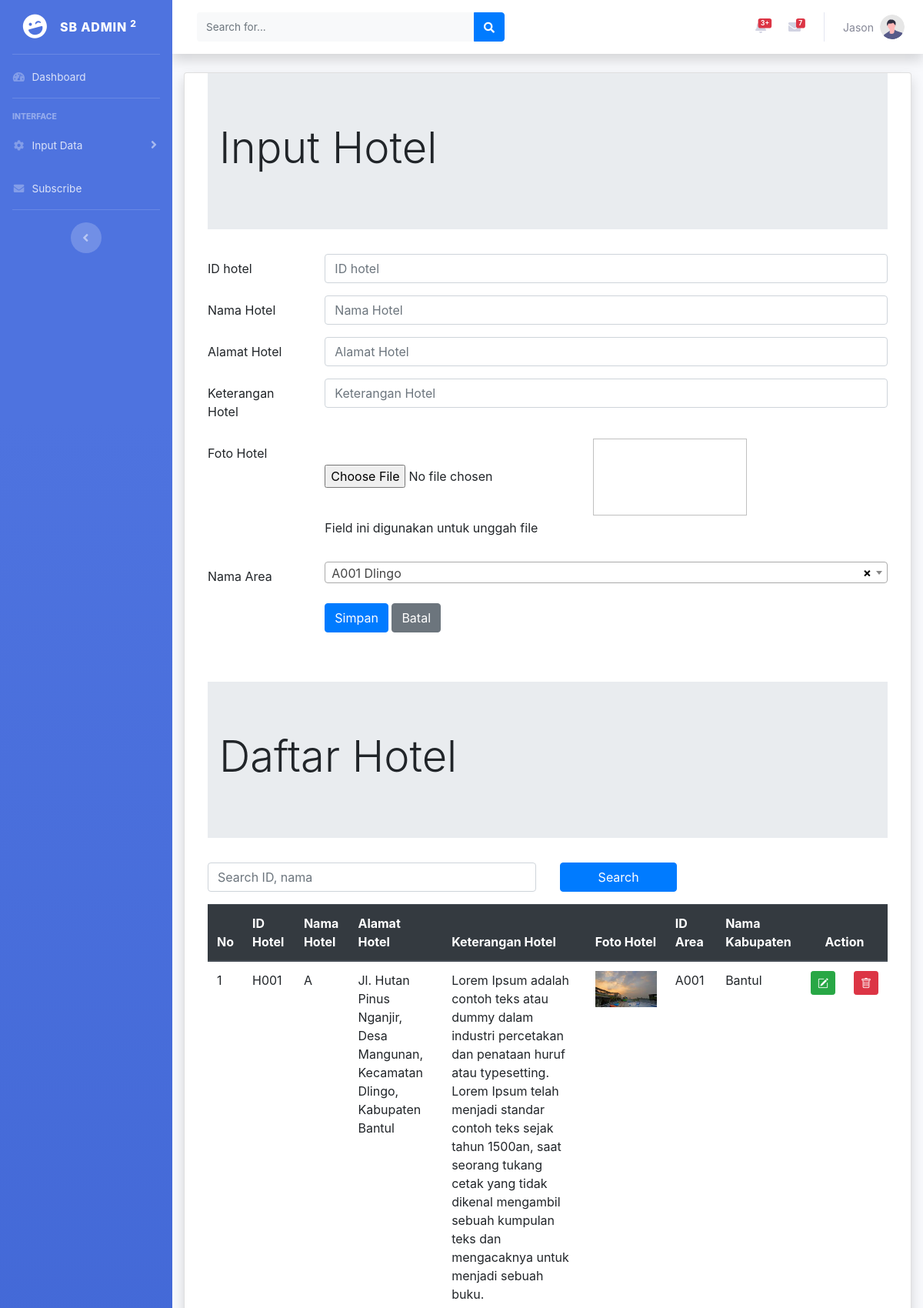
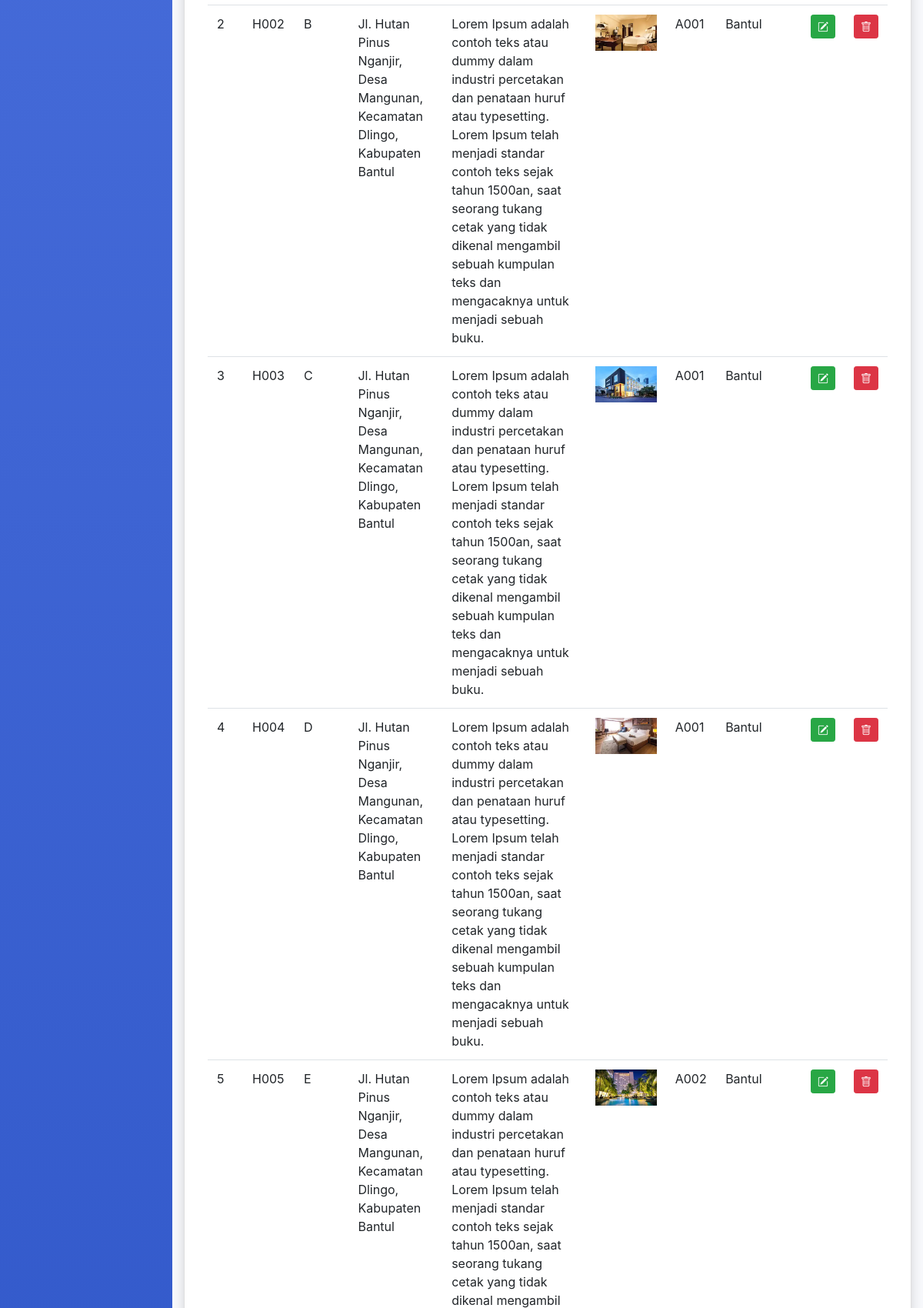
The page /hotel.php (signed in, upper part) on the database its author committed (2 pictures, top to bottom).
### tables this page shows
CREATE TABLE `hotel` (
  `hotelID` char(4) NOT NULL,
  `hotelnama` varchar(60) NOT NULL,
  `hotelalamat` varchar(255) NOT NULL,
  `hotelketerangan` varchar(300) NOT NULL,
  `hotelfoto` text NOT NULL,
  `areaID` char(4) NOT NULL
);

CREATE TABLE `area` (
  `areaID` char(4) NOT NULL,
  `areanama` char(35) NOT NULL,
  `areawilayah` char(35) NOT NULL,
  `areaketerangan` varchar(255) NOT NULL,
  `kabupatenKODE` char(4) NOT NULL
);

CREATE TABLE `kabupaten` (
  `kabupatenKODE` char(4) NOT NULL,
  `kabupatenNAMA` varchar(50) NOT NULL,
  `kabupatenALAMAT` varchar(255) NOT NULL,
  `kabupatenKET` text NOT NULL,
  `kabupatenFOTOICON` varchar(255) NOT NULL,
  `kabupatenFOTOICONKET` text NOT NULL,
  `provinsiID` char(4) NOT NULL
);

### hotel.php (the view, shortened to what this page needs)
<!DOCTYPE html>
<html lang="en">
<head>
</head>
<body>
    <?php include "header.php"; ?>
    <div class="container-fluid">
        <div class="card shadow mb-4">
            <html lang="en">
            <head>
                <link rel="stylesheet" href="https://cdn.jsdelivr.net/npm/bootstrap@4.6.2/dist/css/bootstrap.min.css">
                <link rel="stylesheet" href="https://cdnjs.cloudflare.com/ajax/libs/select2/4.0.3/css/select2.min.css">
                <link rel="stylesheet" href="https://cdn.jsdelivr.net/npm/bootstrap-icons@1.9.1/font/bootstrap-icons.css">
            </head>
            <?php
            include "includes/config.php";
            ?>
            <div class="container-xl">
                <div class="row mx-auto">
                    <div class="col-xl">
                        <div class="jumbotron jumbotron-fluid">
                            <div class="container">
                                <h1 class="display-4">Input Hotel</h1>
                            </div>
                        </div>
                        <form method="POST" enctype="multipart/form-data">
                            <div class="form-group row">
                                <label for="idhotel" class="col-sm-2 col-form-label">ID hotel</label>
                                <div class="col-sm-10">
                                    <input type="text" class="form-control" id="idhotel" name="inputid" placeholder="ID hotel" maxlength="4">
                                </div>
                            </div>
                            <div class="form-group row">
                                <label for="namahotel" class="col-sm-2 col-form-label">Nama Hotel</label>
                                <div class="col-sm-10">
                                    <input type="text" class="form-control" id="namahotel" name="inputnama" placeholder="Nama Hotel">
                                </div>
                            </div>
                            <div class="form-group row">
                                <label for="alamathotel" class="col-sm-2 col-form-label">Alamat Hotel</label>
                                <div class="col-sm-10">
                                    <input type="text" class="form-control" id="namahotel" name="inputalamat" placeholder="Alamat Hotel">
                                </div>
                            </div>
                            <div class="form-group row">
                                <label for="kethotel" class="col-sm-2 col-form-label">Keterangan Hotel</label>
                                <div class="col-sm-10">
                                    <input type="text" class="form-control" id="kethotel" name="inputket" placeholder="Keterangan Hotel">
                                </div>
                            </div>
                            <div class="form-group row">
                                <label for="file" class="col-sm-2 col-form-label">Foto Hotel</label>
                                <div class="col-sm-10">
                                    <input type="file" id="file" name="file" accept="image/jpeg, image/webp, image/png" onchange="loadFile(event)">
                                    <img id="output" style="width: 200px" height="100px">
                                    <p class="form-text">Field ini digunakan untuk unggah file</p>
                                </div>
                            </div>
                            <div class="form-group row">
                                <label for="namaarea" class="col-sm-2 col-form-label">Nama Area</label>
                                <div class="col-sm-10">
                                </div>
                            </div>
                            <div class="form-group row">
                                <div class="col-sm-2"></div>
                                <div class="col-sm-10">
                                    <input type="submit" class="btn btn-primary" value="Simpan" name="Simpan">
                                    <input type="reset" class="btn btn-secondary" value="Batal" name="Batal">
                                </div>
                            </div>
                        </form>
                    </div>
                </div>
                <div class="row mx-auto">
                    <div class="col-xl mt-5">
                        <div class="jumbotron jumbotron-fluid">
                            <div class="container">
                                <h1 class="display-4">Daftar Hotel</h1>
                            </div>
                        </div>
                        <form method="POST">
                            <div class="form-group row mb-2">
                                <div class="col-md-6">
                                    <input type="text" name="search" class="form-control" id="search" value="<?php if (isset($_POST['search'])) {
                                                                                                                    echo $_POST['search'];
                                                                                                                } ?>" placeholder="Search ID, nama">
                                </div>
                                <input type="submit" name="kirim" class="col-md-2 btn btn-primary mx-3" value="Search">
                            </div>
                        </form>
                        <table class="table table-hover mt-3">
                            <thead class="thead-dark">
                                <tr>
                                    <th>No</th>
                                    <th>ID Hotel</th>
                                    <th>Nama Hotel</th>
                                    <th>Alamat Hotel</th>
                                    <th>Keterangan Hotel</th>
                                    <th>Foto Hotel</th>
                                    <th>ID Area</th>
                                    <th>Nama Kabupaten</th>
                                    <th colspan="2" style="text-align: center">Action</th>
                                </tr>
                            </thead>
                            <tbody>
                                <?php
                                if (isset($_POST["kirim"])) {
                                    $search = $_POST['search'];
                                    $query = mysqli_query($connection, "SELECT * FROM hotel h LEFT OUTER JOIN area a ON (h.areaID = a.areaID) LEFT OUTER JOIN kabupaten k ON (a.kabupatenKODE = k.kabupatenKODE) WHERE h.hotelID like '%" . $search . "%' OR h.hotelnama like '$search%'");
                                } else {
                                    $query = mysqli_query($connection, "SELECT * FROM hotel h LEFT OUTER JOIN area a ON (h.areaID = a.areaID) LEFT OUTER JOIN kabupaten k ON (a.kabupatenKODE = k.kabupatenKODE)");
                                }
                                $nomor = 1;
                                while ($row = mysqli_fetch_array($query)) { ?>
                                    <tr>
                                        <td><?php echo $nomor; ?></td>
                                        <td><?php echo $row['hotelID']; ?></td>
                                        <td><?php echo $row['hotelnama']; ?></td>
                                        <td><?php echo $row['hotelalamat']; ?></td>
                                        <td><?php echo $row['hotelketerangan']; ?></td>
                                        <td><?php if (is_file("imageshotel/" . $row['hotelfoto'])) { ?>
                                                <img src="imageshotel/<?php echo $row['hotelfoto'] ?>" width="80">
                                            <?php } else
                                                echo "<img src='imageshotel/noimage.jpg' width='80'>" ?>
                                        </td>
                                        <td><?php echo $row['areaID']; ?></td>
                                        <td><?php echo $row['kabupatenNAMA']; ?></td>
                                        <td><a href="hoteledit.php?ubah=<?php echo $row["hotelID"] ?>" class="btn btn-success btn-sm" title="Edit"><i class="bi bi-pencil-square"></i></a></td>
                                        <td><a href="hotelhapus.php?hapus=<?php echo $row["hotelID"] ?>" class="btn btn-danger btn-sm" title="Delete"><i class="bi bi-trash"></i></a></td>
                                    </tr>
                                    <?php $nomor = $nomor + 1; ?>
                                <?php } ?>
                            </tbody>
                        </table>
                    </div>
                </div>
            </div>
        </div>
    </div>
    <?php include "footer.php"; ?>
</html>

### rows shown on the page
hotel: hotelID "H001", hotelnama "A", hotelalamat "Jl. Hutan Pinus Nganjir, Desa Mangunan, Kecamatan Dlingo, Kabupaten Bantul", hotelketerangan "Lorem Ipsum adalah contoh teks atau dummy dalam industri percetakan dan penataan huruf atau typesetting. Lorem Ipsum telah menjadi standar contoh teks sejak tahun 1500an, saat seorang tukang cetak yang tidak dikenal mengambil sebuah kumpulan teks dan mengacaknya untuk menjadi sebuah buku.", hotelfoto (picture), areaID.areaID "A001", kabupaten.kabupatenNAMA "Bantul"
hotel: hotelID "H002", hotelnama "B", hotelalamat "Jl. Hutan Pinus Nganjir, Desa Mangunan, Kecamatan Dlingo, Kabupaten Bantul", hotelketerangan "Lorem Ipsum adalah contoh teks atau dummy dalam industri percetakan dan penataan huruf atau typesetting. Lorem Ipsum telah menjadi standar contoh teks sejak tahun 1500an, saat seorang tukang cetak yang tidak dikenal mengambil sebuah kumpulan teks dan mengacaknya untuk menjadi sebuah buku.", hotelfoto (picture), areaID.areaID "A001", kabupaten.kabupatenNAMA "Bantul"
hotel: hotelID "H003", hotelnama "C", hotelalamat "Jl. Hutan Pinus Nganjir, Desa Mangunan, Kecamatan Dlingo, Kabupaten Bantul", hotelketerangan "Lorem Ipsum adalah contoh teks atau dummy dalam industri percetakan dan penataan huruf atau typesetting. Lorem Ipsum telah menjadi standar contoh teks sejak tahun 1500an, saat seorang tukang cetak yang tidak dikenal mengambil sebuah kumpulan teks dan mengacaknya untuk menjadi sebuah buku.", hotelfoto (picture), areaID.areaID "A001", kabupaten.kabupatenNAMA "Bantul"
hotel: hotelID "H004", hotelnama "D", hotelalamat "Jl. Hutan Pinus Nganjir, Desa Mangunan, Kecamatan Dlingo, Kabupaten Bantul", hotelketerangan "Lorem Ipsum adalah contoh teks atau dummy dalam industri percetakan dan penataan huruf atau typesetting. Lorem Ipsum telah menjadi standar contoh teks sejak tahun 1500an, saat seorang tukang cetak yang tidak dikenal mengambil sebuah kumpulan teks dan mengacaknya untuk menjadi sebuah buku.", hotelfoto (picture), areaID.areaID "A001", kabupaten.kabupatenNAMA "Bantul"
hotel: hotelID "H005", hotelnama "E", hotelalamat "Jl. Hutan Pinus Nganjir, Desa Mangunan, Kecamatan Dlingo, Kabupaten Bantul", hotelfoto (picture), areaID.areaID "A002", kabupaten.kabupatenNAMA "Bantul"

### other values the page prints
$_SESSION['username'] "Jason"
